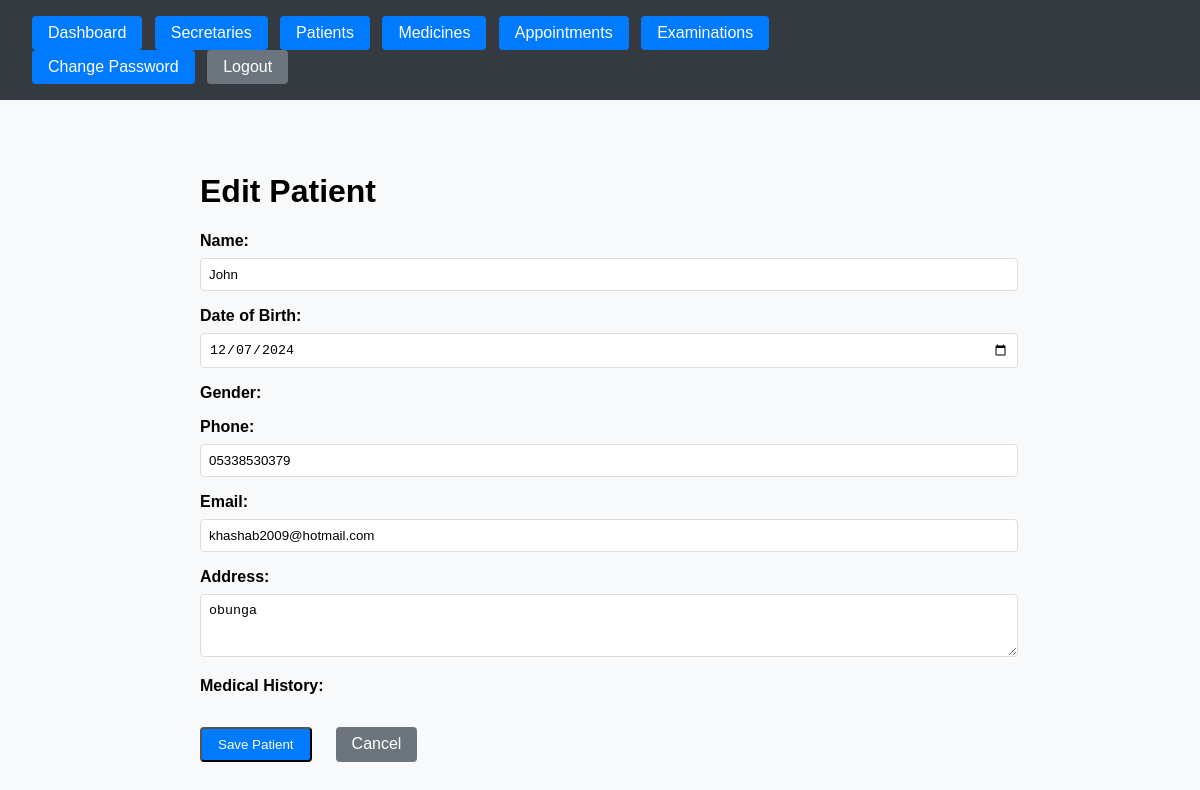
Page /patients/1/edit/ (signed in) on the committed database.
### secretary_dash/models.py (models this page shows, shortened)
class Patient(models.Model):
    name = models.CharField(max_length=100)
    phone = models.CharField(max_length=20)
    email = models.EmailField()
    address = models.TextField()
    date_of_birth = models.DateField()
    created_at = models.DateTimeField(auto_now_add=True)
    class Meta:
        ordering = ['name']

### secretary_dash/views.py (the view)
# urls.py: path('patients/<int:pk>/edit/', views.patient_edit, name='patient_edit'),
@login_required
@user_passes_test(is_staff)
def patient_edit(request, pk):
    patient = get_object_or_404(Patient, pk=pk)
    if request.method == 'POST':
        form = PatientForm(request.POST, instance=patient)
        if form.is_valid():
            form.save()
            messages.success(request, 'Patient updated successfully.')
            return redirect('secretary_dash:patient_list')
    else:
        form = PatientForm(instance=patient)
    return render(request, 'secretary_dash/common/patient_form.html', {
        'form': form,
        'title': 'Edit Patient'
    })

### secretary_dash/forms.py
class PatientForm(forms.ModelForm):
    class Meta:
        model = Patient
        fields = ['name', 'phone', 'email', 'address', 'date_of_birth']
        widgets = {
            'date_of_birth': forms.DateInput(attrs={'type': 'date'}),
            'address': forms.Textarea(attrs={'rows': 3}),
        }

### secretary_dash/views.py (called while the page is built)
def is_staff(user):
    return user.is_superuser or hasattr(user, 'secretary')

### secretary_dash/templates/secretary_dash/common/patient_form.html (shortened to what this page needs)
{% extends request.user.is_superuser|yesno:'secretary_dash/doctor/base.html,secretary_dash/secretary/base.html' %}
{% block content %}
<div class="patient-form-container">
    <h1>{% if form.instance.pk %}Edit{% else %}Add New{% endif %} Patient</h1>
    <form method="post">
        <div class="form-group">
            <label for="{{ form.name.id_for_label }}">Name:</label>
            {{ form.name }}
        </div>
        <div class="form-group">
            <label for="{{ form.date_of_birth.id_for_label }}">Date of Birth:</label>
            {{ form.date_of_birth }}
        </div>
        <div class="form-group">
            <label for="{{ form.gender.id_for_label }}">Gender:</label>
        </div>
        <div class="form-group">
            <label for="{{ form.phone.id_for_label }}">Phone:</label>
            {{ form.phone }}
        </div>
        <div class="form-group">
            <label for="{{ form.email.id_for_label }}">Email:</label>
            {{ form.email }}
        </div>
        <div class="form-group">
            <label for="{{ form.address.id_for_label }}">Address:</label>
            {{ form.address }}
        </div>
        <div class="form-group">
            <label for="{{ form.medical_history.id_for_label }}">Medical History:</label>
        </div>
        <div class="form-actions">
            <button type="submit" class="btn btn-primary">Save Patient</button>
            <a href="{% url 'secretary_dash:patient_list' %}" class="btn btn-secondary">Cancel</a>
        </div>
    </form>
</div>
{% endblock %}

### secretary_dash/templates/secretary_dash/doctor/base.html (style rules this page uses)
body { margin: 0; font-family: Arial, sans-serif; background-color: #f8f9fa; }
.btn { display: inline-block; padding: 0.5rem 1rem; color: white; text-decoration: none; border-radius: 4px; margin-right: 0.5rem; background-color: #007bff; }
.btn-secondary { background-color: #6c757d; }

### secretary_dash/templates/secretary_dash/common/patient_form.html (style rules this page uses)
.patient-form-container { max-width: 800px; margin: 0 auto; padding: 20px; }
.form-group { margin-bottom: 1rem; }
.form-group label { display: block; margin-bottom: 0.5rem; font-weight: bold; }
.form-group input, .form-group select, .form-group textarea { width: 100%; padding: 0.5rem; border: 1px solid #ddd; border-radius: 4px; }
.form-actions { margin-top: 2rem; display: flex; gap: 1rem; }

### rows in the picture
Patient: name "John", date_of_birth "12/07/2024", phone "05338530379", email "khashab2009@hotmail.com", address "obunga"
